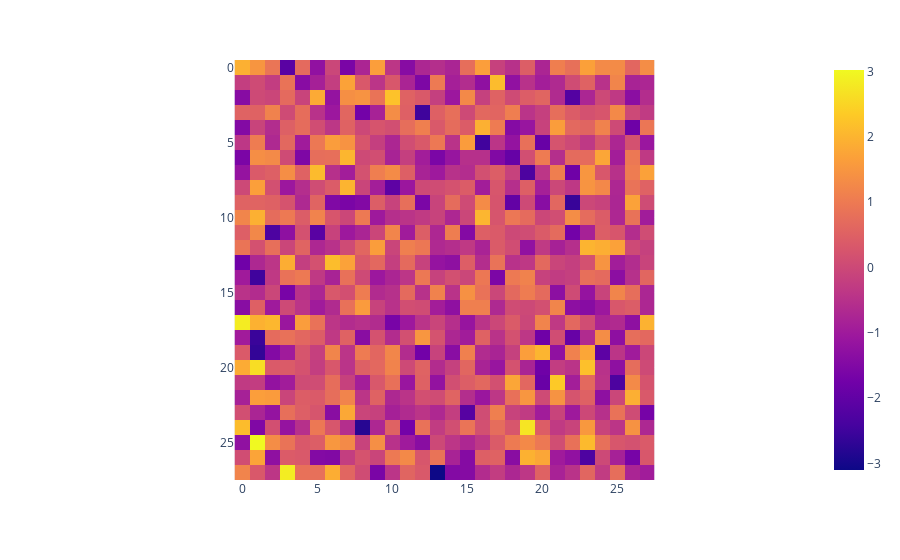

The code cell stored with this chart in its notebook:
### Code cell
# Start with random noise
seed(42)
im = t.randn(1, 1, 28, 28, requires_grad=True)
with t.no_grad():
    px.imshow(im.reshape(28, 28)).show()

### Figure 1 — Plotly figure (JSON) as saved in the notebook; plotly's stock layout.template omitted (floating-point values rounded to 4 significant figures; data arrays with more than 128 entries replaced by an {"elided": "..."} marker saying what was removed)
{"data": [{"coloraxis": "coloraxis", "hovertemplate": "x: %{x}<br>y: %{y}<br>color: %{z}<extra></extra>", "name": "0", "type": "heatmap", "xaxis": "x", "yaxis": "y", "z": {"elided": "28x28 float values"}}], "layout": {"coloraxis": {"colorscale": [[0, "#0d0887"], [0.1111, "#46039f"], [0.2222, "#7201a8"], [0.3333, "#9c179e"], [0.4444, "#bd3786"], [0.5556, "#d8576b"], [0.6667, "#ed7953"], [0.7778, "#fb9f3a"], [0.8889, "#fdca26"], [1, "#f0f921"]]}, "margin": {"t": 60}, "xaxis": {"anchor": "y", "constrain": "domain", "domain": [0, 1], "scaleanchor": "y"}, "yaxis": {"anchor": "x", "autorange": "reversed", "constrain": "domain", "domain": [0, 1]}}}
